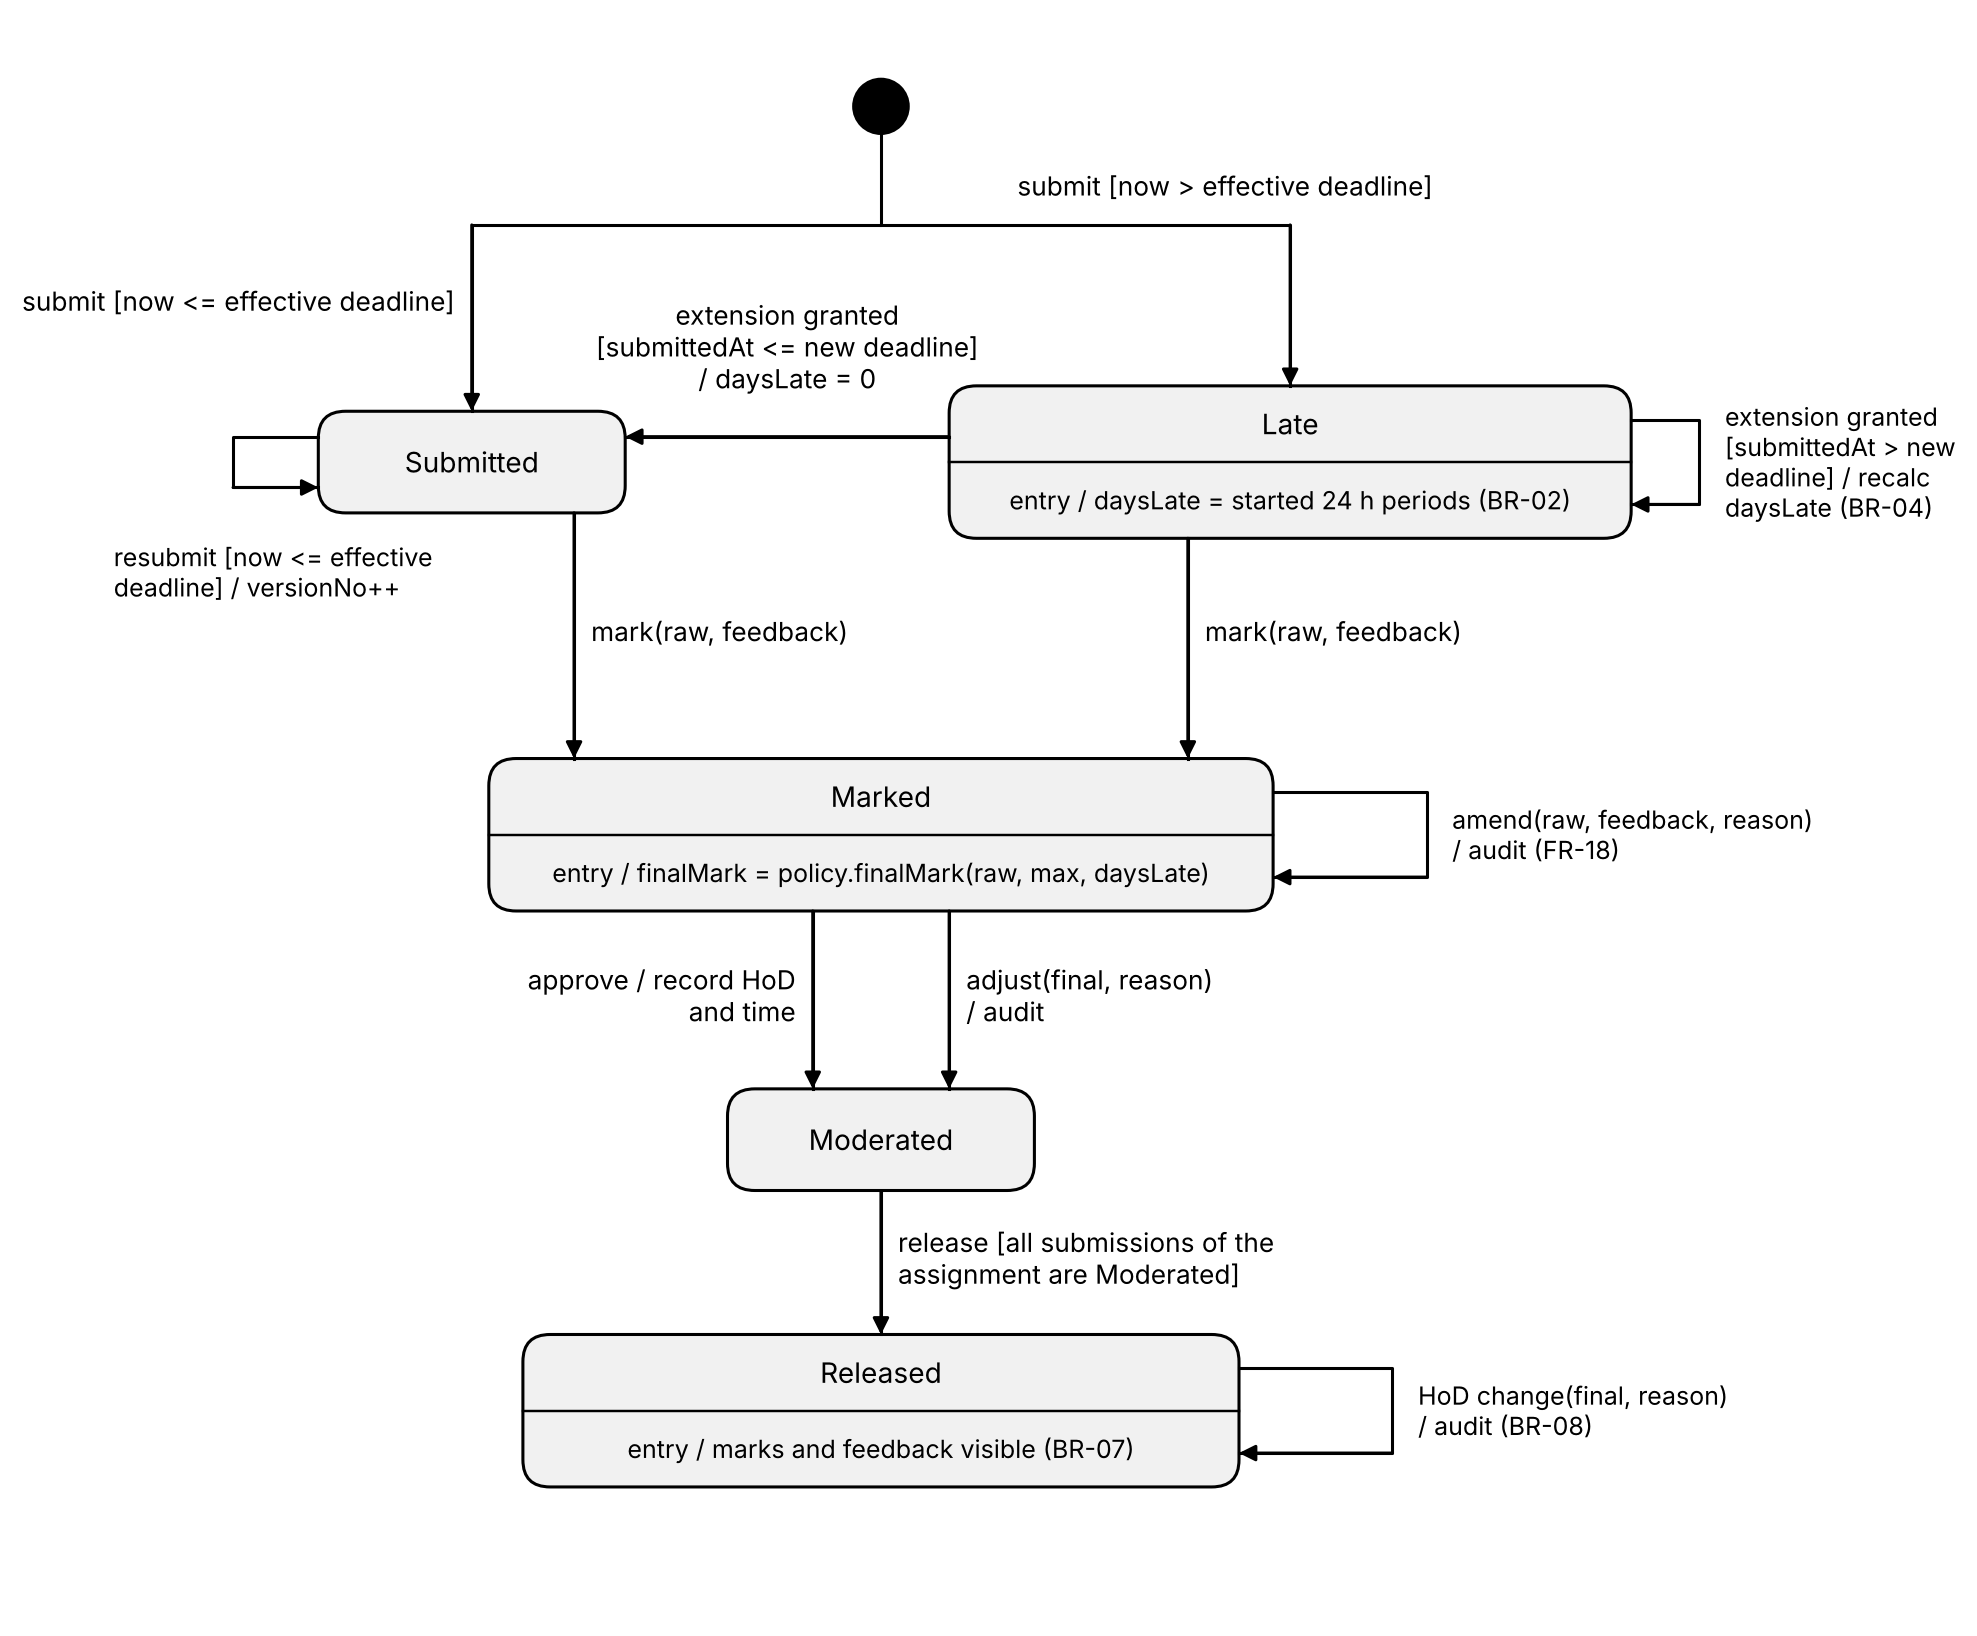

Recreate this plot in Python.
import matplotlib
matplotlib.use('Agg')
import matplotlib.pyplot as plt
from matplotlib.patches import FancyBboxPatch, Circle

fig, ax = plt.subplots(figsize=(10, 9.4), dpi=220)
ax.set_xlim(0, 100); ax.set_ylim(0, 94); ax.axis('off')
FS = 8.6
LW = 1.0

def state(cx, cy, w, h, name, entry=None):
    ax.add_patch(FancyBboxPatch((cx-w/2, cy-h/2), w, h, boxstyle='round,pad=0,rounding_size=1.6',
                                fc='#F1F1F1', ec='black', lw=LW))
    if entry:
        ax.text(cx, cy+h/4, name, ha='center', va='center', fontsize=FS+0.6)
        ax.plot([cx-w/2, cx+w/2], [cy, cy], color='black', lw=0.8)
        ax.text(cx, cy-h/4, entry, ha='center', va='center', fontsize=FS-0.4)
    else:
        ax.text(cx, cy, name, ha='center', va='center', fontsize=FS+0.6)
    return dict(l=cx-w/2, r=cx+w/2, t=cy+h/2, b=cy-h/2, cx=cx, cy=cy)

def arrow(pts, label=None, lx=None, ly=None, ha='left'):
    xs, ys = zip(*pts)
    ax.plot(xs[:-1] + (xs[-1],), ys, color='black', lw=LW)
    ax.annotate('', xy=pts[-1], xytext=pts[-2],
                arrowprops=dict(arrowstyle='-|>', color='black', lw=LW, mutation_scale=11, shrinkA=0, shrinkB=0))
    if label:
        ax.text(lx, ly, label, fontsize=FS, ha=ha, va='center',
                bbox=None if ha == 'center' else dict(fc='white', ec='none', pad=0.6))

# states
S = state(22, 68, 18, 6, 'Submitted')
L = state(70, 68, 40, 9, 'Late', 'entry / daysLate = started 24 h periods (BR-02)')
M = state(46, 46, 46, 9, 'Marked', 'entry / finalMark = policy.finalMark(raw, max, daysLate)')
Mo = state(46, 28, 18, 6, 'Moderated')
R = state(46, 12, 42, 9, 'Released', 'entry / marks and feedback visible (BR-07)')

# initial
ax.add_patch(Circle((46, 89), 1.6, color='black'))
arrow([(46, 87.4), (46, 82), (22, 82), (S['cx'], S['t'])], 'submit [now <= effective deadline]', 21, 77.5, ha='right')
arrow([(46, 82), (70, 82), (70, L['t'])], 'submit [now > effective deadline]', 54, 84.3)

# Late -> Submitted (extension covers it)
arrow([(L['l'], 69.5), (S['r'], 69.5)], 'extension granted\n[submittedAt <= new deadline]\n/ daysLate = 0', 40.5, 74.8, ha='center')
# Late self loop (right side, rectangular)
arrow([(L['r'], 70.5), (94, 70.5), (94, 65.5), (L['r'], 65.5)], None)
ax.text(95.5, 68, 'extension granted\n[submittedAt > new\ndeadline] / recalc\ndaysLate (BR-04)', fontsize=FS-0.4, ha='left', va='center')
# Submitted self loop (left)
arrow([(S['l'], 69.5), (8, 69.5), (8, 66.5), (S['l'], 66.5)], None)
ax.text(1, 61.5, 'resubmit [now <= effective\ndeadline] / versionNo++', fontsize=FS-0.4, ha='left', va='center')

# to Marked
arrow([(28, S['b']), (28, M['t'])], 'mark(raw, feedback)', 29, 58)
arrow([(64, L['b']), (64, M['t'])], 'mark(raw, feedback)', 65, 58)
# Marked self loop (right)
arrow([(M['r'], 48.5), (78, 48.5), (78, 43.5), (M['r'], 43.5)], None)
ax.text(79.5, 46, 'amend(raw, feedback, reason)\n/ audit (FR-18)', fontsize=FS-0.4, ha='left', va='center')
# Marked -> Moderated
arrow([(42, M['b']), (42, Mo['t'])], 'approve / record HoD\nand time', 41, 36.5, ha='right')
arrow([(50, M['b']), (50, Mo['t'])], 'adjust(final, reason)\n/ audit', 51, 36.5)
# Moderated -> Released
arrow([(46, Mo['b']), (46, R['t'])], 'release [all submissions of the\nassignment are Moderated]', 47, 21)
# Released self loop (right)
arrow([(R['r'], 14.5), (76, 14.5), (76, 9.5), (R['r'], 9.5)], None)
ax.text(77.5, 12, 'HoD change(final, reason)\n/ audit (BR-08)', fontsize=FS-0.4, ha='left', va='center')
plt.savefig('state.png', bbox_inches='tight', facecolor='white')
